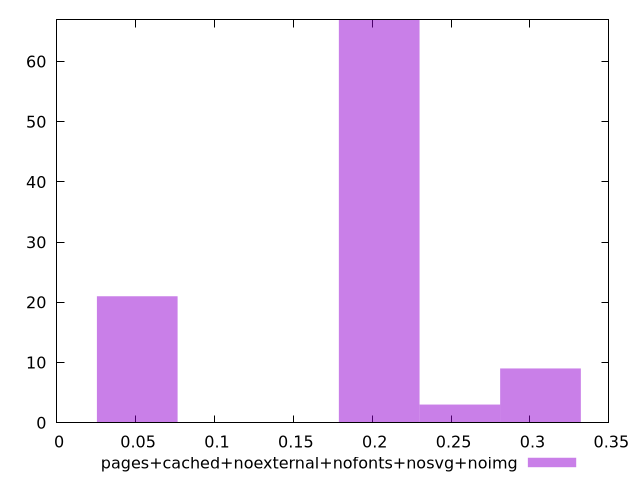

Write gnuplot code to recreate this figure.
$_pagesCachedNoexternalNofontsNosvgNoimg <<EOF
0.2044361300156455 67
0.30665419502346825 9
0.05110903250391138 21
0.2555451625195569 3
EOF
set key outside below
set terminal pngcairo
set output "report_00004_2020-11-02T20-21-41.718Z/cumulative-layout-shift/pages+cached+noexternal+nofonts+nosvg+noimg//raw_hist.png"
set yrange [0:67]
set boxwidth 0.05110903250391138
set style fill transparent solid 0.5 noborder
plot $_pagesCachedNoexternalNofontsNosvgNoimg title "pages+cached+noexternal+nofonts+nosvg+noimg" with boxes ,
